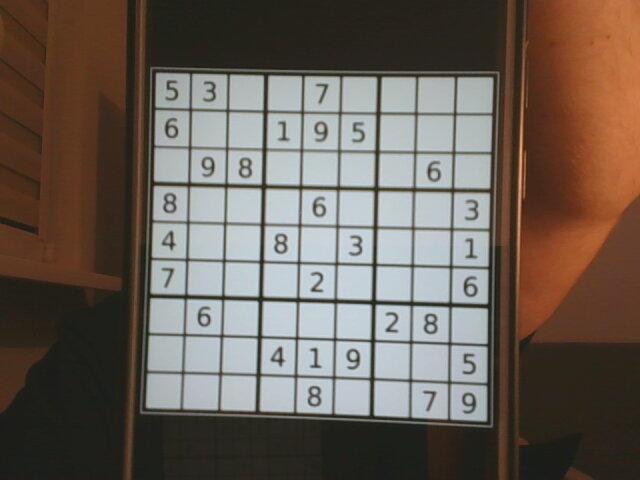
#> input picture sudoku.png, 640 x 480 px
$ python temp.py
#> lines starting #> are read from the running program, lines starting #| are printed output that depends on the picture; after the words box and inside, x2 and y2 are one past the last pixel; in counts of white or black regions, pixels touching at a corner belong together
import cv2
import numpy as np

scale = 1
cached_sudoku_boards = 20


def make_image_rectangle(img):
    img_small = cv2.resize(img, (0, 0), fx=scale, fy=scale)
    width = int(np.size(img_small, 1))
    height = int(np.size(img_small, 0))
    centre = abs(int((width - height) / 2))

    return img_small[0:height, centre:width - centre]


def draw_user_interface(img_user):
    cv2.line(img_user, (70, 70), (70, 570), (0, 0, 0), 2)
    cv2.line(img_user, (70, 570), (570, 570), (0, 0, 0), 2)
    cv2.line(img_user, (570, 570), (570, 70), (0, 0, 0), 2)
    cv2.line(img_user, (570, 70), (70, 70), (0, 0, 0), 2)
    cv2.putText(img_user, "Press enter to confirm", (130, 60),
                cv2.FONT_HERSHEY_DUPLEX, 1, (0, 0, 0), 1, cv2.LINE_AA)

    return img_user


def get_dilated_image(img_small):
    img_blur = cv2.GaussianBlur(img_small, (5, 5), 1)
    img_gray = cv2.cvtColor(img_blur, cv2.COLOR_BGR2GRAY)
    img_canny = cv2.Canny(img_gray, 90, 20)

    return cv2.dilate(img_canny, np.ones((5, 5)), iterations=1)


def get_contour_points(img_dilate):
    max_area = 0
    sudoku_points = []

    contours, hierarchy = cv2.findContours(
        img_dilate, cv2.RETR_LIST, cv2.CHAIN_APPROX_SIMPLE)

    for contour in contours:
        area = cv2.contourArea(contour)
        points = cv2.approxPolyDP(contour, 50, 10, True)

        if area > max_area and len(points) == 4:
            sudoku_points = points
            max_area = area

    return sudoku_points


def sort_points(points):
    if len(points) != 4:
        raise ValueError

    x_average = (points[0][0][0] + points[1][0][0] +
                 points[2][0][0] + points[3][0][0]) / 4
    y_average = (points[0][0][1] + points[1][0][1] +
                 points[2][0][1] + points[3][0][1]) / 4

    se = nw = ne = sw = None

    for point in points:
        point = point[0]
        if point[0] > x_average and point[1] > y_average:
            se = point
        elif point[0] < x_average and point[1] < y_average:
            nw = point
        elif point[0] > x_average and point[1] < y_average:
            ne = point
        elif point[0] < x_average and point[1] > y_average:
            sw = point

    return [nw, ne, sw, se]


def get_transformed_sudoku(img_small, points):
    before = np.float32(points)
    after = np.float32([[0, 0], [900, 0], [0, 900], [900, 900]])

    matrix = cv2.getPerspectiveTransform(before, after)
    return cv2.warpPerspective(img_small, matrix, (900, 900))


def get_separated_sudoku_numbers(img_sudoku):
    img_sudoku_blur = cv2.GaussianBlur(img_sudoku, (3, 3), 1)
    img_sudoku_gray = cv2.cvtColor(img_sudoku_blur, cv2.COLOR_BGR2GRAY)
    img_sudoku_canny = cv2.Canny(img_sudoku_gray, 90, 20)
    img_sudoku_dilate = cv2.dilate(img_sudoku_canny, np.ones((6, 6)))
    img_sudoku_processed = cv2.morphologyEx(
        img_sudoku_dilate, cv2.MORPH_CLOSE, np.ones((6, 6)))

    horizontal_structure = cv2.getStructuringElement(cv2.MORPH_RECT, (1, 100))
    vertical_structure = cv2.getStructuringElement(cv2.MORPH_RECT, (100, 1))
    img_sudoku_horizontal = cv2.morphologyEx(
        img_sudoku_processed, cv2.MORPH_OPEN, horizontal_structure)
    img_sudoku_vertical = cv2.morphologyEx(
        img_sudoku_processed, cv2.MORPH_OPEN, vertical_structure)

    img_sudoku_table = img_sudoku_horizontal + img_sudoku_vertical
    img_sudoku_table = cv2.dilate(img_sudoku_table, np.ones((15, 15)))

    return img_sudoku_processed - img_sudoku_table

def render_window(img_user):
    cv2.imshow('result', img_user)

    if cv2.waitKey(1) == 13:
        return False
    return True


def read_image(filepath):
    img = cv2.imread(filepath)
    height, width, channels = img.shape

    global scale
    scale = 640 / height

    img_small = make_image_rectangle(img)

    img_dilate = get_dilated_image(img_small)
    points = get_contour_points(img_dilate)

    try:
        points = sort_points(points)
        img_sudoku = get_transformed_sudoku(img_small, points)
    except (ValueError, cv2.error):
        return [[None] * 9 for _ in range(9)]

    img_sudoku_numbers = get_separated_sudoku_numbers(img_sudoku)


def read_camera():
    # cap = cv2.VideoCapture(0)

    global scale
    # scale = 640 / cap.get(4)
    scale = 640 / 480
    sudoku_boards = []
    loop = True

    while loop:
        # success, img = cap.read()
        img = cv2.imread("./sudoku.png")
#> img is the input picture: shape (480, 640, 3); mean B, G, R 86.4, 95.5, 106.2

        img_small = make_image_rectangle(img)
#> in make_image_rectangle, `width = int(np.size(img_small, 1))`: width = 853
#> in make_image_rectangle, `height = int(np.size(img_small, 0))`: height = 640
#> in make_image_rectangle, `centre = abs(int((width - height) / 2))`: centre = 106
#> in make_image_rectangle, `return img_small[0:height, centre:width - centre]`:
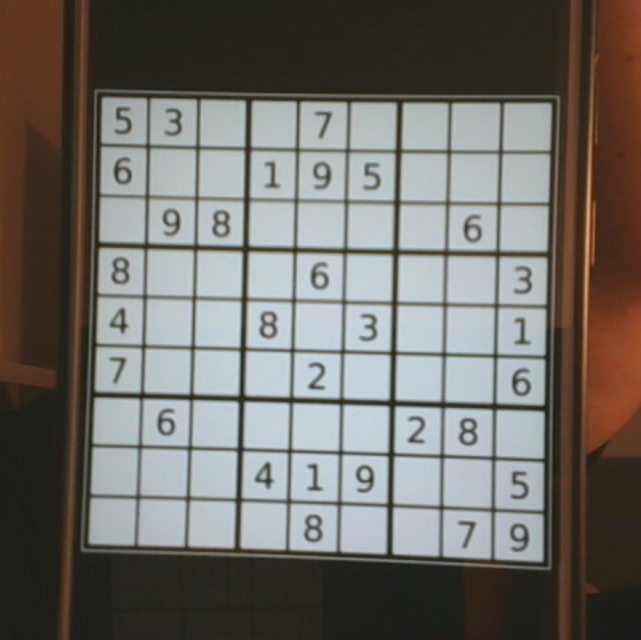
#> returned value: shape (640, 641, 3); mean of channels 0, 1, 2 103.6, 108.7, 111.8; drawn as B, G, R
        cv2.imshow("img_small", img_small)
        img_user = draw_user_interface(img_small.copy())
#> in draw_user_interface, `cv2.line(img_user, (570, 70), (70, 70), (0, 0, 0), 2)`:
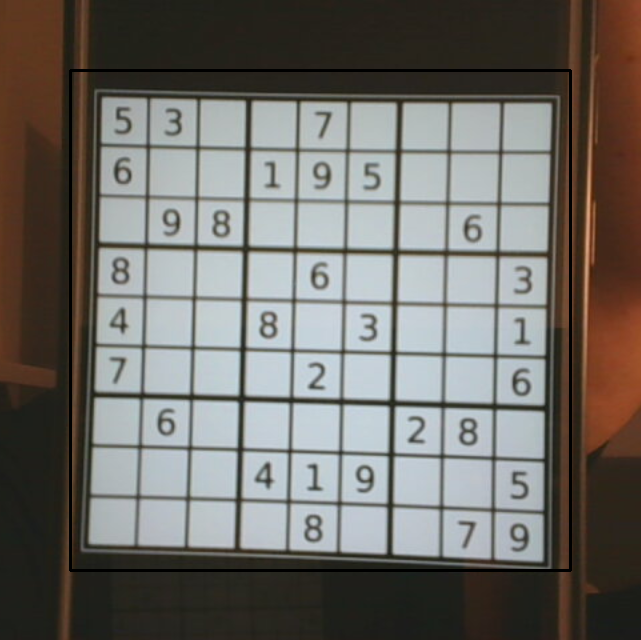
#> img_user: shape (640, 641, 3); mean of channels 0, 1, 2 103.1, 108, 110.9; drawn as B, G, R
#> in draw_user_interface, `cv2.putText(img_user, "Press enter to confirm", (130, 60), cv2.FONT_HE..`: img_user: shape (640, 641, 3); 0.63% of pixels changed, all inside (x1, y1, x2, y2) = (133, 38, 498, 62)
        cv2.imshow("img_user", img_user)

        img_dilate = get_dilated_image(img_small)
#> in get_dilated_image, `img_gray = cv2.cvtColor(img_blur, cv2.COLOR_BGR2GRAY)`:
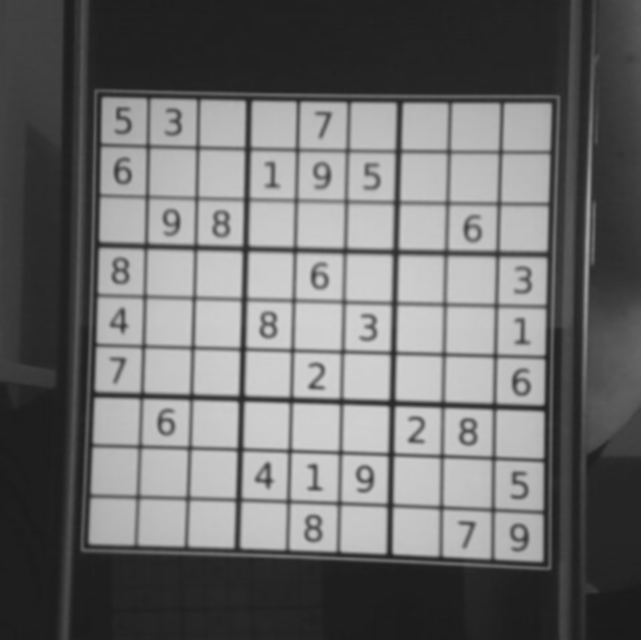
#> img_gray: shape (640, 641); min 25, max 211, mean 109
#> in get_dilated_image, `img_canny = cv2.Canny(img_gray, 90, 20)`:
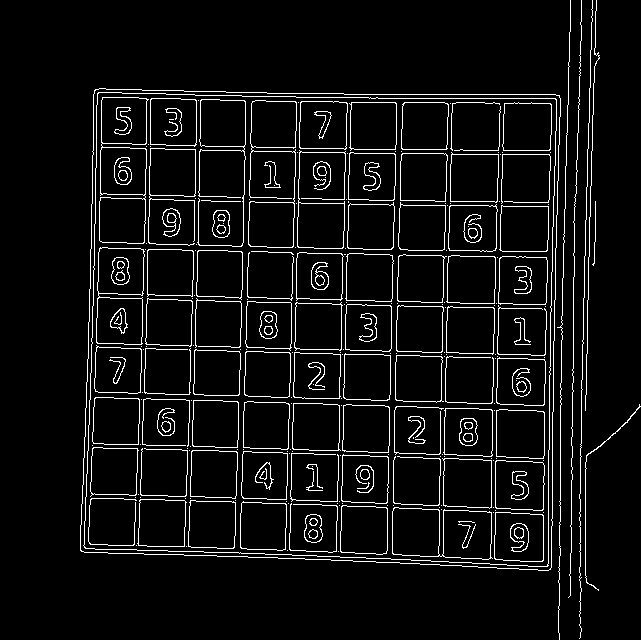
#> img_canny: shape (640, 641); 6.1% white in thin lines or dots, all inside (x1, y1, x2, y2) = (80, 0, 641, 640)
#> in get_dilated_image, `return cv2.dilate(img_canny, np.ones((5, 5)), iterations=1)`:
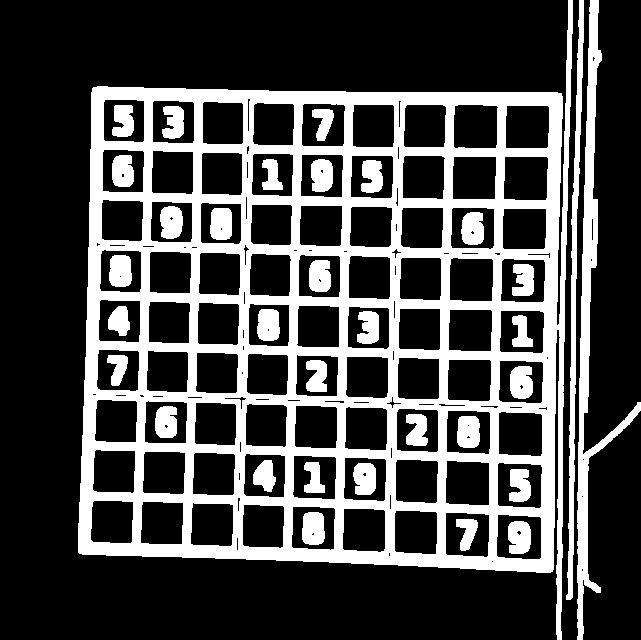
#> returned value: shape (640, 641); 28.4% white; 33 white regions
        cv2.imshow("img_dilate", img_dilate)

        points = get_contour_points(img_dilate)
#> in get_contour_points, `contours, hierarchy = cv2.findContours( img_dilate, cv2.RETR_LIST, cv2..`: contours = 189 contours, 41 with area under 20; largest, box (x1, y1, x2, y2) and area: (78, 0, 573, 640) 224708, (577, 0, 641, 640) 6010, (566, 0, 584, 600) 2579, (497, 462, 543, 509) 1924, (496, 514, 542, 560) 1916
#> the loop in get_contour_points, `for contour in contours:` made 189 passes
#> (area, sudoku_points, max_area) on pass 187: (6010, [[598, 0], [577, 639], [640, 410], [582, 453]], 6010)
#> (area, points) on passes 4, 7, 8, 9, 10, 11: (24, [[237, 537]]), (621.5, [[514, 521]]), (386.5, [[456, 519]]), (1916, [[497, 515], [541, 557]]), (1876.5, [[446, 512], [486, 557]]), (631, [[305, 513]])
#> after the loop in get_contour_points, `for contour in contours:`: max_area = 6010
#> points = [[598, 0], [577, 639], [640, 410], [582, 453]]

        try:
            points = sort_points(points)
#> in sort_points, `x_average = (points[0][0][0] + points[1][0][0] + points[2][0][0] + poi..`: x_average = 599.2
#> in sort_points, `y_average = (points[0][0][1] + points[1][0][1] + points[2][0][1] + poi..`: y_average = 375.5
#> the loop in sort_points, `for point in points:` made 4 passes
#> points = 4 items
            img_sudoku = get_transformed_sudoku(img_small, points)
            cv2.imshow("img_sudoku", img_sudoku)
        except (ValueError, cv2.error):
            loop = render_window(img_user)
#> (key Esc is pressed here)
#> loop = True
            continue

        img_sudoku_numbers = get_separated_sudoku_numbers(img_sudoku)
        cv2.imshow("image6", img_sudoku_numbers)

        cv2.imwrite("numbers.png", img_sudoku_numbers)
        loop = render_window(img_user)

    # cap.release()
    cv2.destroyAllWindows()

if __name__ == '__main__':
    read_camera()
    # print(read_image("./sudoku.png"))
